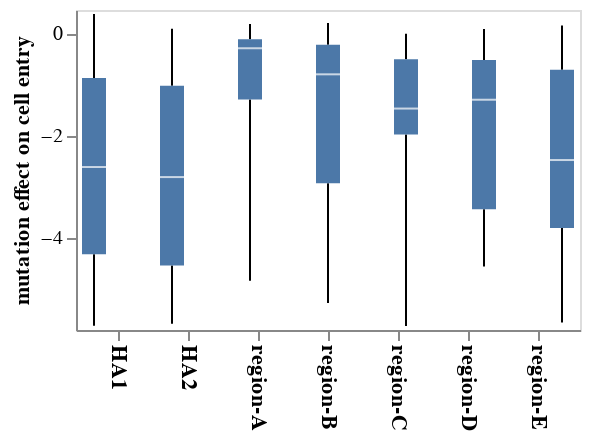

Source (notebook cell):
### Code cell
dist_boxplot_1 = (
    alt.Chart(effect)
    .encode(
        x=alt.X(
            "region",
            title=None,
            axis=alt.Axis(labelFontSize=11, labelFontStyle="bold", labelAngle=90),  # Tilt the labels by 90 degrees
            # scale=alt.Scale(domain=["HA1", "HA2"]),
        ),
        y=alt.Y(
            "effect:Q",
            title="mutation effect on cell entry",
            scale=alt.Scale(nice=False, padding=2),
        ),
        xOffset=alt.XOffset("region"),
    )
    .mark_boxplot(outliers=False, extent="min-max", size=12)
    .configure_axis(grid=False)
    .properties(height=160, width=alt.Step(4))
)
dist_boxplot_1

### Figure 1 — Vega-Lite specification as saved in the notebook (floating-point values rounded to 4 significant figures; data arrays with more than 128 entries replaced by an {"elided": "..."} marker saying what was removed)
{"config": {"view": {"continuousWidth": 300, "continuousHeight": 300}, "axis": {"grid": false}}, "data": {"name": "data-6458d420ee5c01c2ca6784835b40b2fb"}, "mark": {"type": "boxplot", "extent": "min-max", "outliers": false, "size": 12}, "encoding": {"x": {"axis": {"labelAngle": 90, "labelFontSize": 11, "labelFontStyle": "bold"}, "field": "region", "title": null, "type": "nominal"}, "xOffset": {"field": "region", "type": "nominal"}, "y": {"field": "effect", "scale": {"nice": false, "padding": 2}, "title": "mutation effect on cell entry", "type": "quantitative"}}, "height": 160, "width": {"step": 4}, "$schema": "https://vega.github.io/schema/vega-lite/v5.16.3.json", "datasets": {"data-6458d420ee5c01c2ca6784835b40b2fb": {"elided": "509 records"}}}
